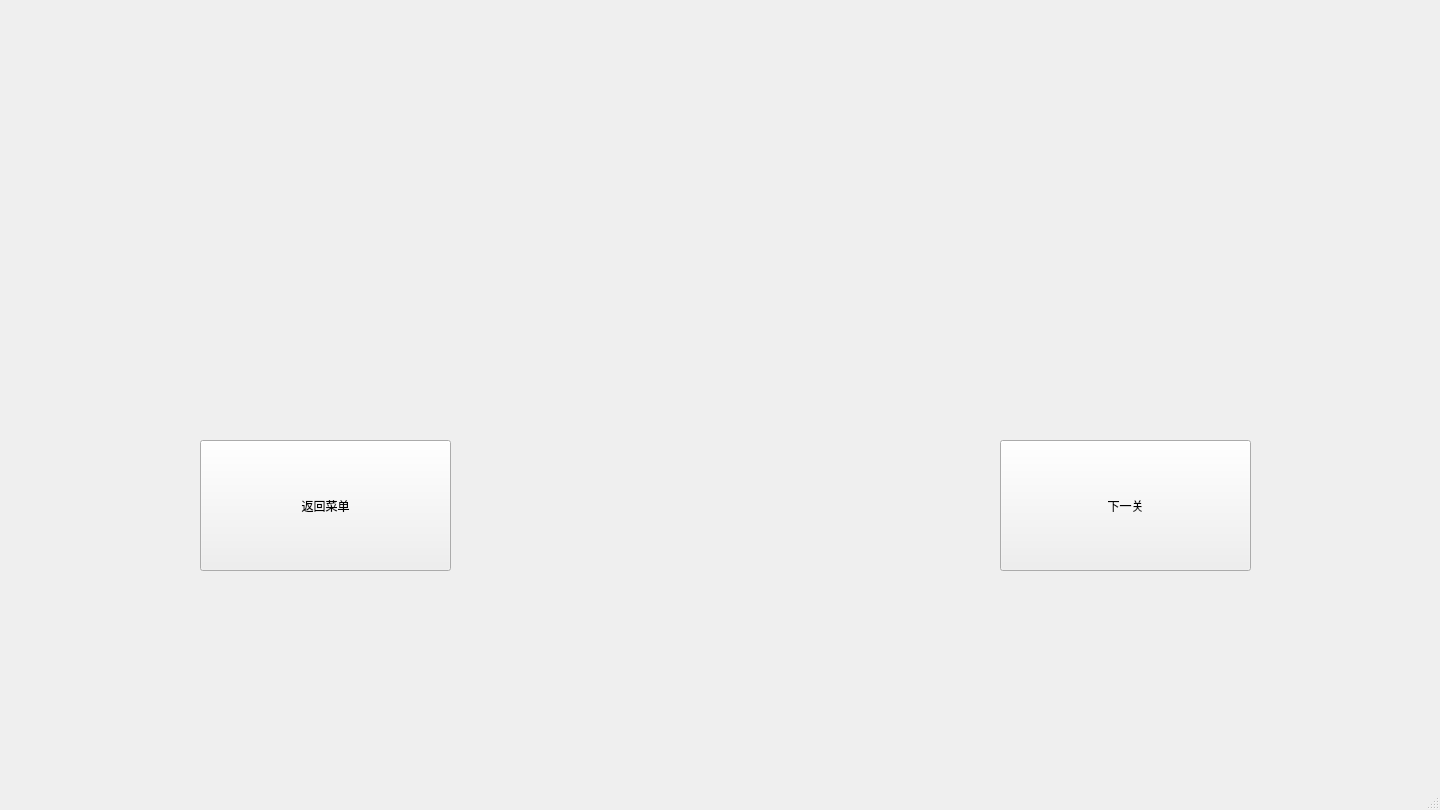
<?xml version="1.0" encoding="UTF-8"?>
<ui version="4.0">
 <class>MainWindow2</class>
 <widget class="QMainWindow" name="MainWindow2">
  <property name="geometry">
   <rect>
    <x>0</x>
    <y>0</y>
    <width>1440</width>
    <height>810</height>
   </rect>
  </property>
  <property name="windowTitle">
   <string>MainWindow</string>
  </property>
  <widget class="QWidget" name="centralwidget">
   <widget class="QPushButton" name="BACK">
    <property name="geometry">
     <rect>
      <x>200</x>
      <y>440</y>
      <width>251</width>
      <height>131</height>
     </rect>
    </property>
    <property name="text">
     <string>返回菜单</string>
    </property>
   </widget>
   <widget class="QPushButton" name="NEXT">
    <property name="geometry">
     <rect>
      <x>1000</x>
      <y>440</y>
      <width>251</width>
      <height>131</height>
     </rect>
    </property>
    <property name="text">
     <string>下一关</string>
    </property>
   </widget>
  </widget>
  <widget class="QMenuBar" name="menubar">
   <property name="geometry">
    <rect>
     <x>0</x>
     <y>0</y>
     <width>1440</width>
     <height>26</height>
    </rect>
   </property>
  </widget>
  <widget class="QStatusBar" name="statusbar"/>
 </widget>
 <resources/>
 <connections/>
</ui>
